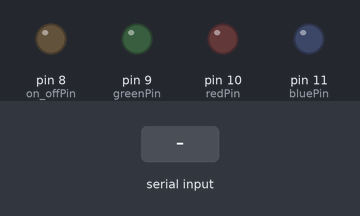
This sketch was run on a simulated Arduino Uno, built with avr-gcc and run on an emulated ATmega328P. Parts: output pins drawn as LEDs (lit = HIGH). The test bench sets the inputs (shaded band).

Above: at 1.2 s.
1.3 s: "1 A" received over Serial
At 3.3 s:
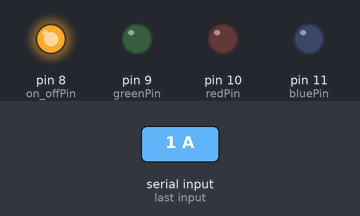
3.8 s: "1 S" received over Serial
At 5.1 s:
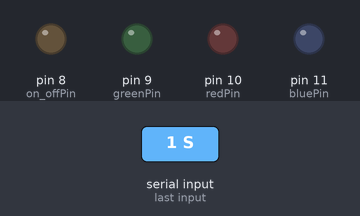
Timing chart, 0 to 6.8 s (numbered marks = the images above; inputs shaded):
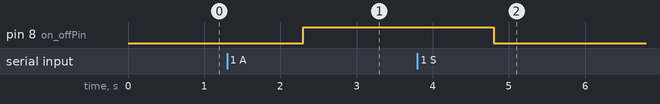

Measured:
- after the input at 1.3 s, pin 8 (on_offPin): LOW → HIGH after 1.0 s
- after the input at 3.8 s, pin 8 (on_offPin): HIGH → LOW after 1.0 s

The sketch:

prima_tema.ino
```cpp
String message;

char *newColor = new char[3];
char *redValue = new char[3];
char *greenValue = new char[3];
char *blueValue = new char[3];

int on_offPin = 8;
int greenPin = 9;
int redPin = 10;
int bluePin = 11;

void setup() {
  // put your setup code here, to run once:
  Serial.begin(9600);
  pinMode(on_offPin, OUTPUT);
  pinMode(greenPin, OUTPUT);
  pinMode(redPin, OUTPUT);
  pinMode(bluePin, OUTPUT);
}

void setColor(int red, int green, int blue)
{
  analogWrite(redPin, red);
  analogWrite(greenPin, green);
  analogWrite(bluePin, blue);
}

char *getColor(char firstChar, char secondChar){
  newColor[0]=firstChar;
  newColor[1]=secondChar;
  newColor[2]='\0';
  return newColor;
}

int StrToHex(char str[])
{
  return (int) strtol(str, 0, 16);
}

void loop() {
  // put your main code here, to run repeatedly:
  if(Serial.available()){
    message = String(Serial.readString());
    message.trim();
    if(message[0] == '1'){
      if(message.substring(0) == "1 A")
        analogWrite(on_offPin, 255);
      else if(message.substring(0) == "1 S")
        analogWrite(on_offPin, 0);
    }
    else if(message[0] == '2'){
      strcpy(redValue,getColor(message[2], message[3]));
      strcpy(greenValue,getColor(message[4], message[5]));
      strcpy(blueValue,getColor(message[6], message[7]));

      Serial.println(StrToHex(redValue));
      Serial.println(StrToHex(greenValue));
      Serial.println(StrToHex(blueValue));

      setColor(StrToHex(redValue), StrToHex(greenValue), StrToHex(blueValue));
    }
  }
}
```
